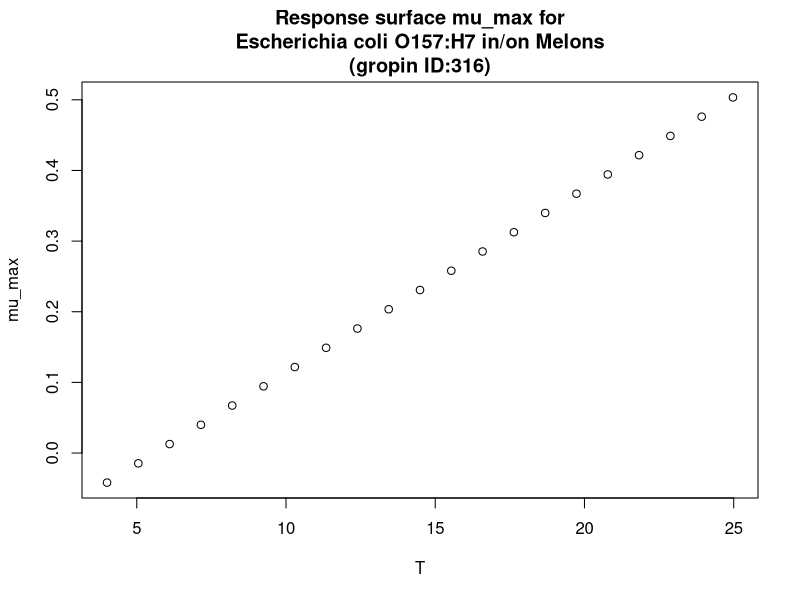

Generate this figure with R:
#############################
# start of Parameter script
#############################
T <- seq(4.004,24.975024975025,length.out=21)
#############################
# end of Parameter script
#############################
############################# 
# start of Model script Gropin ID 316 
#############################
 
# constant coefficients for this model
 
variables <- data.frame(T)
argumentsPar <- expand.grid(variables)
 
# heart of the model
response_surface <- function(T) {
   mumax <-0.026*(T-5.613)

return(mumax=mumax)
} 

# output parameters
mumax <- cbind(argumentsPar,response_surface(argumentsPar['T']))
colnames(mumax) <- c(colnames(argumentsPar),'mumax')
#############################
# End of Model script
#############################
############################# 
# start of Visualisation script Gropin ID 316 
#############################
plot(T,mumax$mumax,
                          xlab='T',
                          ylab='mu_max',main='Response surface mu_max for
Escherichia coli O157:H7 in/on Melons
(gropin ID:316)')
#############################
# End of Visualisation script
#############################
